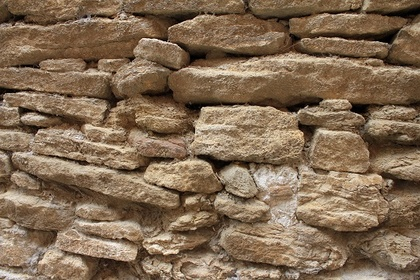
%> input picture PS2/WEI CHIH_CHEN_PS2/IMG1.JPG, 420 x 280 px, shrunk from 519 x 346 before the run
$ octave test.m   (GNU Octave 9; MATLAB toolbox functions it lacks are replaced by stand-ins)
%> lines starting %> are read from the running program, lines starting %| are printed output that depends on the picture; in (x1, y1, x2, y2) boxes, pixels count from 0 and x2, y2 are one past the last pixel; in counts of white or black regions, pixels touching at a corner belong together; the program's own positions count from 1
### PS2/WEI CHIH_CHEN_PS2/quantizeRGB.m
function [outputImg,meanColors] = quantizeRGB(origImg,k)
origImg=im2double(origImg);
X=reshape(origImg,size(origImg,1)*size(origImg,2),3);
idx=kmeans(X,k);
X=reshape(idx,size(origImg,1),size(origImg,2));
meanColors=zeros(k,3);
outputImg=zeros(size(origImg,1),size(origImg,2),3);

%get meanColors
for a=1 : k
    count=0;
    for i=1 : size(origImg,1)
        for j=1 : size(origImg,2)
            if(X(i,j)==a)
                meanColors(a,:)=meanColors(a,:)+reshape(origImg(i,j,:),1,3); %reshape origImg as vector(1,3)
                count=count+1;
            else
            end  %end if
        end
    end
    meanColors(a,:)=meanColors(a,:)/count;
end
% assign meanColors to outputImg
for a=1 : k
    for i=1 : size(origImg,1)
        for j=1 : size(origImg,2)
            if(X(i,j)==a)
                outputImg(i,j,:)=meanColors(a,:);
            else
            end  %end if
        end
    end
end
outputImg=im2uint8(outputImg);
%figure
%imagesc(outputImg);
end %function end

### PS2/WEI CHIH_CHEN_PS2/quantizeHSV.m
function [outputImg,meanHues] = quantizeHSV(origImg,k)
origImg=rgb2hsv(origImg);
X=reshape(origImg,size(origImg,1)*size(origImg,2),3);
X=X(:,1);
idx=kmeans(X,k);
X=reshape(idx,size(origImg,1),size(origImg,2));
meanHues=zeros(k,1);
outputImg=origImg;
Hue=origImg(:,:,1);
%get meanColors
for a=1 : k
    count=0;
    for i=1 : size(origImg,1)
        for j=1 : size(origImg,2)
            if(X(i,j)==a)
                meanHues(a,1)=meanHues(a,1)+Hue(i,j);
                count=count+1;
            else
            end  %end if
        end
    end
    meanHues(a,1)=meanHues(a,1)/count;
end
% assign meanColors to outputImg
for a=1 : k
    for i=1 : size(origImg,1)
        for j=1 : size(origImg,2)
            if(X(i,j)==a)
                outputImg(i,j,1)=meanHues(a,1);
            else
            end  %end if
        end
    end
end
outputImg=hsv2rgb(outputImg);
outputImg=im2uint8(outputImg);
end %function end

### PS2/WEI CHIH_CHEN_PS2/computeQuantizationError.m
function [error] = computeQuantizationError(origImg,quantizedImg)
origImg=int64(origImg);
quantizedImg=int64(quantizedImg);
error=0;
    for i=1 : size(origImg,1)
        for j=1 : size(origImg,2)
            error=error+(origImg(i,j,1)-quantizedImg(i,j,1))^2+(origImg(i,j,2)-quantizedImg(i,j,2))^2+(origImg(i,j,3)-quantizedImg(i,j,3))^2;
        end
    end
end %function end

### PS2/WEI CHIH_CHEN_PS2/getHueHists.m
function [histEqual,histClustered] = getHueHists(im,k)
  %im=imread('fish.jpg');
  %k=25;
  %histEqual
  im=rgb2hsv(im);
  im=reshape(im,size(im,1)*size(im,2),3);
  im=im(:,1);

  histEqual=histogram(im,k);

  %histClustered
  [idx,c]=kmeans(im,k);
  idx(:,2)=im;
  csort=sort(c);
  csort(:,2)=zeros(k,1);
  imcluster=sort(idx,1);
  for j=1:size(imcluster,1)
      for i=1:k
      if(imcluster(j,1)==i)
          %imcluster(j,2)=csort(i,1);
          csort(i,2)=csort(i,2)+1;
      end
      end
  end
  %decide x-axis for cluster
  cdim=csort(:,1);
  cdim(k+1)=1;
  histClustered=histogram(imcluster,cdim);

  figure
  subplot(1,2,1);
  histogram(im,k);
  title('Subplot 1:Histogram for histEqual');
  subplot(1,2,2);
  histogram(imcluster,cdim);
  title('Subplot 2:Histogram for histClustered');
end %function end

### PS2/WEI CHIH_CHEN_PS2/detectCircles.m
function [centers] = detectCircles(im, radius, useGradient)
%im1=imread('egg.jpg');
%useGradient=1;
%radius=8;
im=rgb2gray(im);
imedge= edge(im,'Canny');
HoughSpace=zeros(size(im,1)+2*radius,size(im,2)+2*radius);
%%tuning parameter
binsize=15;
thresholdvalue=0.9;
%%Transfer to HoughSpace
if useGradient ==0
for i=1:size(im,1)
    for j=1:size(im,2)
        if imedge(i,j)==1
            for theta=1:360
                a=radius+round(j-radius*cos(theta*2*pi/360));
                b=radius+round(i+radius*sin(theta*2*pi/360));
                HoughSpace(b,a) = HoughSpace(b,a)+1;
            end %% end for theta
        end %%end if statement
    end
end %end for
elseif useGradient ==1
       [Gx, Gy] = imgradientxy(im);
       [Gmag, Gdir] = imgradient(Gx, Gy);
for i=1:size(im,1)
    for j=1:size(im,2)
        for theta=Gdir(i,j)-45:Gdir(i,j)+45
                a=radius+floor(j-radius*cos(theta*2*pi/360));
                b=radius+floor(i+radius*sin(theta*2*pi/360));
                HoughSpace(b,a) = HoughSpace(b,a)+1;
        end
    end
end %end for
%figure, imshow(Gmag, []), title('Gradient magnitude')
%figure, imshow(Gdir, []), title('Gradient direction')
%figure, imshow(Gx, []), title('Directional gradient: X axis')
%figure, imshow(Gy, []), title('Directional gradient: Y axis')
end %end elseif
figure
%imshow(mat2gray(HoughSpace));
imagesc(HoughSpace);
title('HoughSpace with usdGradient=1')

%%Voting
a=floor(size(HoughSpace,1)/binsize);
b=floor(size(HoughSpace,2)/binsize);
accumulatorarray=zeros(a,b);
for i=1:a
    for j=1:b
            A=HoughSpace(1+((i-1)*binsize):i*binsize,1+((j-1)*binsize):j*binsize);
            accumulatorarray(i,j)=max(max(A));
    end
end
[row,col]=find(accumulatorarray>thresholdvalue*max(max(accumulatorarray)));  %%find voting result that larger 0.9*max

%%trace back to original circle center
centers=zeros(size(row,1),2);
for i=1 : size(row,1)
   A=HoughSpace(1+((row(i,1)-1)*binsize):row(i,1)*binsize,1+((col(i,1)-1)*binsize):col(i,1)*binsize);
   [M,I] = max(A(:));
   [I_row, I_col] = ind2sub(size(A),I);
   centers(i,1)=(row(i,1)-1)*binsize+I_row-radius;
   centers(i,2)=(col(i,1)-1)*binsize+I_col-radius;
end
% [10 lines of commented-out code are left out]
end %function end

### PS2/WEI CHIH_CHEN_PS2/test.m
%%%test%%%
%%(a)%%
k=3;
origImg=imread('IMG1.JPG');
%> origImg is the input picture: size 280x420x3 uint8; mean R, G, B 130.8, 107.7, 83.6
[outputImg,meanColors] = quantizeRGB(origImg,k);
%> after the loop in quantizeRGB, `for a=1 : k`: meanColors = [0.515 0.416 0.313; 0.296 0.212 0.134; 0.739 0.656 0.559]
%> after the loop in quantizeRGB, `for a=1 : k`:
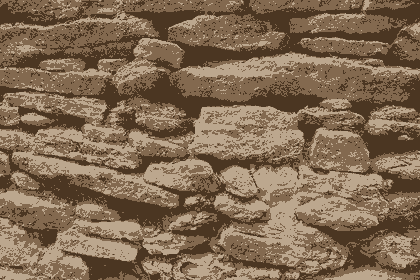
%> outputImg: size 280x420x3 double; mean R, G, B 0.513, 0.422, 0.328; mean of the top-left, top-right, bottom-left and bottom-right quarters 0.392, 0.397, 0.444, 0.451
figure
imagesc(outputImg);
%%(b)%%
k=1;
origImg=imread('IMG1.JPG');
[outputImg,meanHues] = quantizeHSV(origImg,k);
%> in quantizeHSV, `origImg=rgb2hsv(origImg);`: origImg: size 280x420x3 double; mean H, S, V 0.0851, 0.407, 0.513
%> in quantizeHSV, `X=reshape(idx,size(origImg,1),size(origImg,2));`: X: size 280x420 double; every value is 1
%> in quantizeHSV, `Hue=origImg(:,:,1);`:
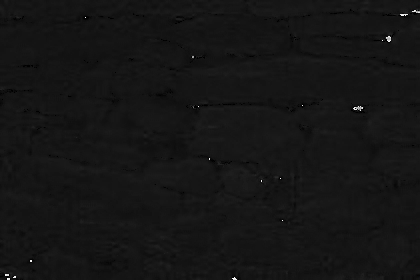
%> Hue: size 280x420 double; min 0, max 0.99, mean 0.0851
%> after the loop in quantizeHSV, `for a=1 : k`: outputImg: size 280x420x3 double; mean H, S, V 0.0851, 0.407, 0.513
%> meanHues = 0.0851
figure
imagesc(outputImg);
%%(c)%%
[error] = computeQuantizationError(origImg,outputImg);
%> after the loop in computeQuantizationError, `for i=1 : size(origImg,1)`: error = 693896
%> error = 693896
%%(d)%%
k=5;
im=imread('IMG1.JPG');
[histEqual,histClustered] = getHueHists(im,k);
%> in getHueHists, `histEqual=histogram(im,k);`:
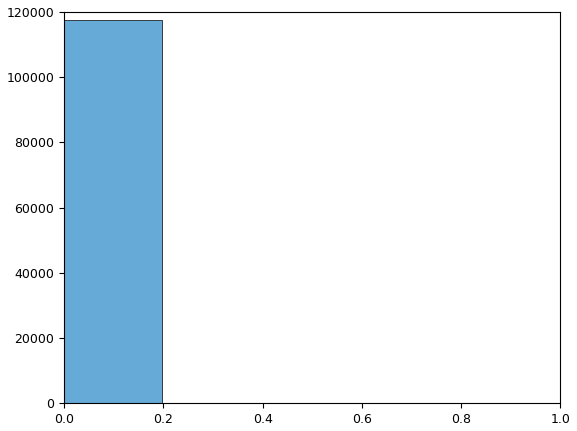
%> figure redrawn from the program's plot data; tallest bar 117476 high, from x = 0 to 0.198
%> in getHueHists, `[idx,c]=kmeans(im,k);`: c = [0.0678; 0.0954; 0.679; 0.934; 0.083]
%> in getHueHists, `csort=sort(c);`: csort = [0.0678; 0.083; 0.0954; 0.679; 0.934]
%> after the loop in getHueHists, `for j=1:size(imcluster,1)`: csort = [0.0678 17648; 0.083 34573; 0.0954 40; 0.679 82; 0.934 65257]
%> in getHueHists, `cdim=csort(:,1);`: cdim = [0.0678; 0.083; 0.0954; 0.679; 0.934]
%> histEqual = {Values [117476 2 2 37 83], BinEdges [0 0.198 0.396 0.594 0.792 0.99], NumBins 5, BinCounts [117476 2 2 37 83], BinWidth 0.198}; histClustered = {Values [38924 59245 14068 58 17686], BinEdges [0.0678 0.083 0.0954 0.679 0.934 1], NumBins 5, BinCounts [38924 59245 14068 58 17686], BinWidth 0.0152}

%%2%%
%%(a)%%
im=imread('egg.jpg');
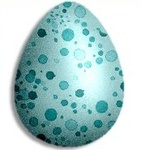
%> input picture PS2/WEI CHIH_CHEN_PS2/egg.jpg, 141 x 150 px, shrunk from 174 x 185 before the run
%> im is the input picture: size 150x141x3 uint8; mean R, G, B 174.1, 205.7, 206
%figure
%imshow('girl.jpg');
%impixelinfo;

useGradient=0;
radius=8;
[centers0] = detectCircles(im, radius, 0);
%> in detectCircles, `imedge= edge(im,'Canny');`:
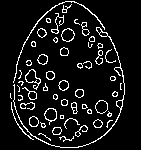
%> imedge: size 150x141 logical; 9% white in thin lines or dots, all inside (x1, y1, x2, y2) = (10, 1, 125, 148)
%> after the loop in detectCircles, `for i=1:size(im,1)`:
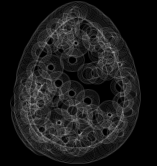
%> HoughSpace: size 166x157 double; min 0, max 161, mean 26.4
%> after the loop in detectCircles, `for i=1:size(im,1)`: a = 79; b = 156
%> in detectCircles, `[row,col]=find(accumulatorarray>thresholdvalue*max(max(accumulatorarra..`: row = [6; 7; 4]; col = [3; 3; 8]
%> the loop in detectCircles, `for i=1 : size(row,1)` made 3 passes
%> (M, I, I_row, I_col) on passes 1 to 3: (149, 176, 11, 12), (161, 121, 1, 9), (155, 128, 8, 9)
%> after the loop in detectCircles, `for i=1 : size(row,1)`: centers = [78 34; 83 31; 45 106]
%> centers0 = [78 34; 83 31; 45 106]
[centers1] = detectCircles(im, radius, 1);
%> call 2 of detectCircles, with radius = 8, useGradient = 1
%> in detectCircles (call 2), `[Gmag, Gdir] = imgradient(Gx, Gy);`:
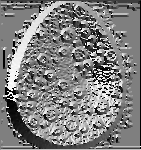
%> Gdir: size 150x141 double; min -180, max 179.9, mean 1; drawn with min black and max white
%> (the run ends here)
